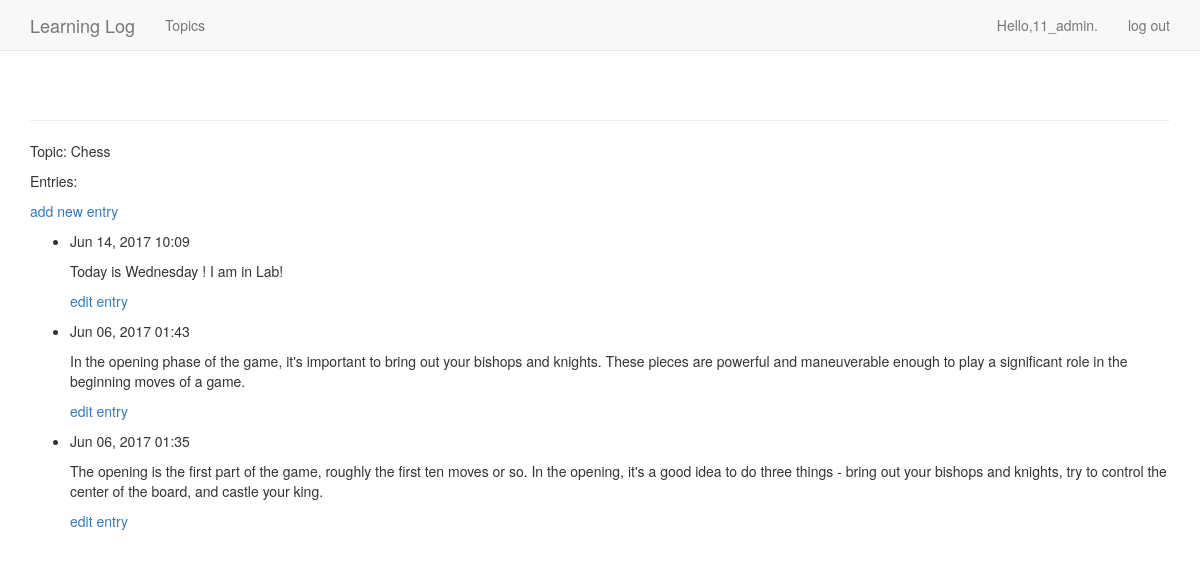
The page /topics/1/ (signed in) on the database its author committed.
### learning_logs/models.py (models this page shows, shortened)
class Topic(models.Model):
    text = models.CharField(max_length=200)
    date_added = models.DateTimeField(auto_now_add=True)
    owner = models.ForeignKey(User)
    def __unicode__(self):
	""" 返回模型的字符串表示 """
	return self.text

class Entry(models.Model):
    topic = models.ForeignKey(Topic)
    text = models.TextField()
    date_added = models.DateTimeField(auto_now_add=True)
    class Meta:
	verbose_name_plural = 'entries'

### learning_logs/views.py (the view)
# urls.py: url(r'^topics/(?P<topic_id>\d+)/$',views.topic,name='topic'),
@login_required
def topic(request,topic_id):
    topic = Topic.objects.get(id=topic_id)
    if topic.owner != request.user:
	raise Http404
    entries= topic.entry_set.order_by('-date_added')
    context = {'topic':topic,'entries':entries}
    return render(request,'learning_logs/topic.html',context)

### learning_logs/templates/learning_logs/topic.html
{% extends 'learning_logs/base.html' %}
{% block content %}
  <p>Topic: {{topic}}</p>
  <p>Entries:</p>
  <p>
    <a href="{% url 'learning_logs:new_entry' topic.id %}">add new entry</a>
  </p>
  <ul>
  {% for entry in entries %}
    <li>
      <p> {{ entry.date_added|date:'M d, Y H:i' }}</p>
      <p> {{ entry.text| linebreaks }}</p>
      <p>
	<a href="{% url 'learning_logs:edit_entry' entry.id %}">edit entry</a>
      </p>
    </li>
  {% empty %}
    <li>
      There are no entries for this topic yet.
    </li>
  {% endfor %}
  </ul>
{% endblock content %}

### learning_logs/templates/learning_logs/base.html (shortened to what this page needs)
{% load bootstrap3 %}
<!DOCTYPE html>
<html lang="en">
  <head>
    {% bootstrap_css %}
  </head>
  <body>
    <nav class = "navbar navbar-default navbar-static-top">
      <div class = "container">
	<div class = "navbar-header">
	  <a class ="navbar-brand" href="{% url 'learning_logs:index' %}">Learning Log</a>
	</div>
	<div id="navbar" class="navbar-collapse collapse">
	  <ul class="nav navbar-nav">
	    <li><a href="{% url 'learning_logs:topics' %}">Topics</a><li>
	  </ul>
	  <ul class = "nav navbar-nav navbar-right">
	    {% if user.is_authenticated %}
	      <li><a>Hello,{{ user.username }}.</a></li>
	      <li><a href="{% url 'users:logout' %}">log out</a></li>
	    {% else %}
	      <li><a href="{% url 'users:register' %}">register</a></li>
	      <li><a href="{% url 'users:login' %}">log in</a></li>
	    {% endif %}
	  </ul>
	</div>
      </div>
    </nav>
    <div class="container">
      <div class="page-header">
      </div>
      <div>
	{% block content %}{% endblock content %}
      </div>
    </div>
  </body>
</html>

### rows shown on the page
Topic: text "Chess"
Entry: date_added "Jun 14, 2017 10:09", text "Today is Wednesday ! I am in Lab!"
Entry: date_added "Jun 06, 2017 01:43", text "In the opening phase of the game, it's important to bring out your bishops and knights. These pieces are powerful and maneuverable enough to play a significant role in the beginning moves of a game."
Entry: date_added "Jun 06, 2017 01:35", text "The opening is the first part of the game, roughly the first ten moves or so. In the opening, it's a good idea to do three things - bring out your bishops and knights, try to control the center of the board, and castle your king."

### other values the page prints
{{ user.username }} "11_admin"
